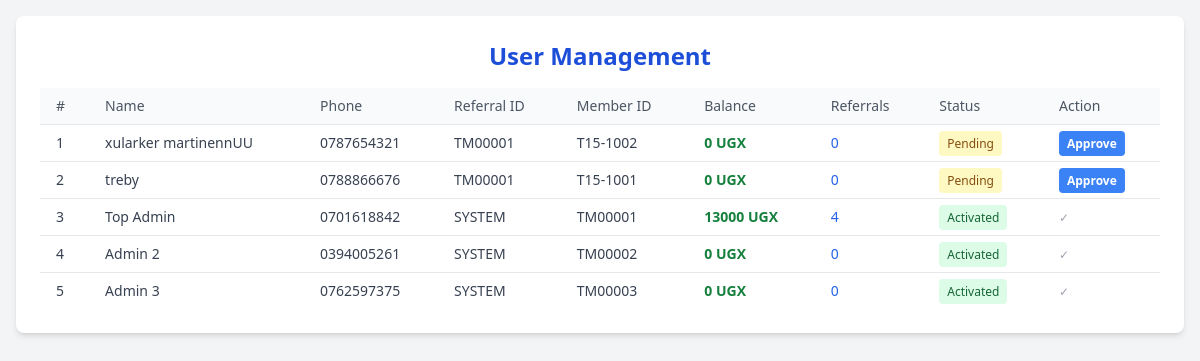
The app's page /admin/user-management (signed in), older data.
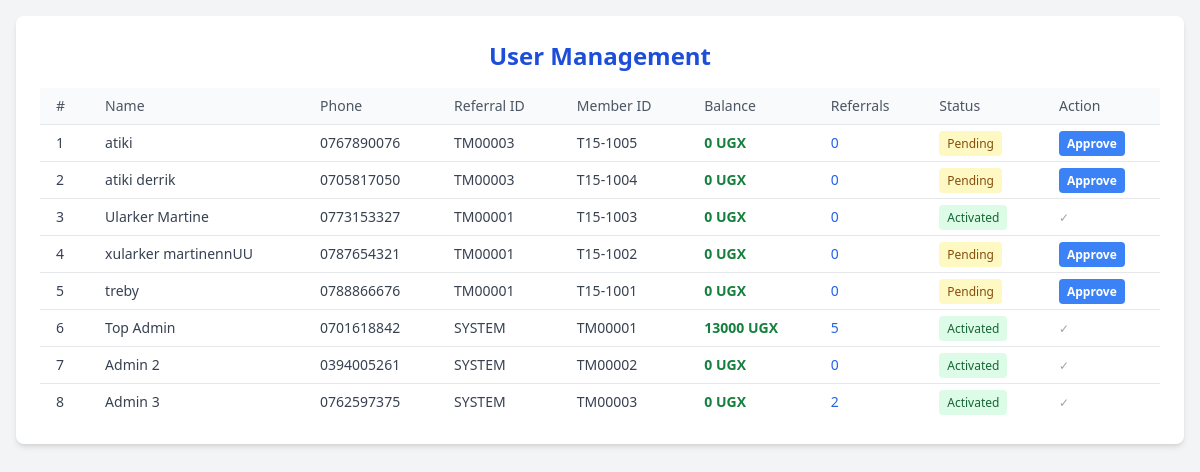
The same page, newer data.
### tables this page shows
CREATE TABLE users
                     (id INTEGER PRIMARY KEY AUTOINCREMENT,
                      fullname TEXT NOT NULL,
                      phone TEXT NOT NULL UNIQUE,
                      referral_id TEXT NOT NULL,
                      password TEXT NOT NULL,
                      is_active INTEGER DEFAULT 1,
                      balance INTEGER DEFAULT 0,
                      member_id TEXT UNIQUE,
                      registration_date TEXT,
                      activated_by TEXT,
                      activation_date TEXT,
                      is_admin INTEGER DEFAULT 0);

### app.py (the view)
@app.route('/admin/user-management')
@admin_login_required
def admin_user_management():
    with get_db_connection() as conn:
        c = conn.cursor()
        c.execute('''SELECT u.*, COUNT(r.referred_id) as referrals_count
                     FROM users u
                     LEFT JOIN referrals r ON u.id = r.referrer_id
                     GROUP BY u.id
                     ORDER BY u.registration_date DESC''')
        users = c.fetchall()
    return render_template('admin/users.html', users=users)

### app.py (called while the page is built)
def get_db_connection():
    conn = sqlite3.connect('team15.db')
    conn.row_factory = sqlite3.Row
    return conn

def admin_login_required(f):
    @wraps(f)
    def wrapper(*args, **kwargs):
        if 'logged_in' not in session or not session.get('is_admin'):
            flash('Admin access required', 'danger')
            return redirect(url_for('login'))
        return f(*args, **kwargs)
    return wrapper

### templates/admin/users.html (shortened to what this page needs)
<!DOCTYPE html>
<html lang="en">
<head>
  <script src="https://cdn.tailwindcss.com"></script>
</head>
<body class="bg-gray-100 p-4">
  <div class="max-w-7xl mx-auto bg-white shadow-md rounded-lg p-6">
    <h1 class="text-2xl font-bold mb-4 text-center text-blue-700">User Management</h1>
    <div class="overflow-x-auto">
      <table class="min-w-full divide-y divide-gray-200">
        <thead class="bg-gray-50">
          <tr>
            <th class="px-4 py-2 text-left text-sm font-medium text-gray-600">#</th>
            <th class="px-4 py-2 text-left text-sm font-medium text-gray-600">Name</th>
            <th class="px-4 py-2 text-left text-sm font-medium text-gray-600">Phone</th>
            <th class="px-4 py-2 text-left text-sm font-medium text-gray-600">Referral ID</th>
            <th class="px-4 py-2 text-left text-sm font-medium text-gray-600">Member ID</th>
            <th class="px-4 py-2 text-left text-sm font-medium text-gray-600">Balance</th>
            <th class="px-4 py-2 text-left text-sm font-medium text-gray-600">Referrals</th>
            <th class="px-4 py-2 text-left text-sm font-medium text-gray-600">Status</th>
            <th class="px-4 py-2 text-left text-sm font-medium text-gray-600">Action</th>
          </tr>
        </thead>
        <tbody class="bg-white divide-y divide-gray-200">
          {% for user in users %}
          <tr>
            <td class="px-4 py-2 text-sm text-gray-700">{{ loop.index }}</td>
            <td class="px-4 py-2 text-sm text-gray-700">{{ user.fullname }}</td>
            <td class="px-4 py-2 text-sm text-gray-700">{{ user.phone }}</td>
            <td class="px-4 py-2 text-sm text-gray-700">{{ user.referral_id }}</td>
            <td class="px-4 py-2 text-sm text-gray-700">{{ user.member_id }}</td>
            <td class="px-4 py-2 text-sm text-green-700 font-semibold">{{ user.balance }} UGX</td>
            <td class="px-4 py-2 text-sm text-blue-600">{{ user.referrals_count }}</td>
            <td class="px-4 py-2 text-sm">
              {% if user.is_active %}
                <span class="bg-green-100 text-green-800 px-2 py-1 rounded text-xs">Activated</span>
              {% else %}
                <span class="bg-yellow-100 text-yellow-800 px-2 py-1 rounded text-xs">Pending</span>
              {% endif %}
            </td>
            <td class="px-4 py-2 text-sm">
              {% if not user.is_active %}
                <a href="{{ url_for('admin_activate_user', user_id=user.id) }}"
                   class="bg-blue-500 hover:bg-blue-700 text-white text-xs font-bold py-1 px-2 rounded">
                  Approve
                </a>
              {% else %}
                <span class="text-gray-400 text-xs">✓</span>
              {% endif %}
            </td>
          </tr>
          {% endfor %}
        </tbody>
      </table>
    </div>
  </div>
</body>
</html>

Row changes from the older to the newer data that the page shows:
added users: fullname "atiki", phone "0767890076", referral_id "TM00003", member_id "T15-1005", balance "0", referrals_count "0", is_active "Pending"
added users: fullname "atiki derrik", phone "0705817050", referral_id "TM00003", member_id "T15-1004", balance "0", referrals_count "0", is_active "Pending"
added users: fullname "Ularker Martine", phone "0773153327", referral_id "TM00001", member_id "T15-1003", balance "0", referrals_count "0", is_active "Activated"
computed for users "Top Admin": referrals_count "4" → "5"
computed for users "Admin 3": referrals_count "0" → "2"
